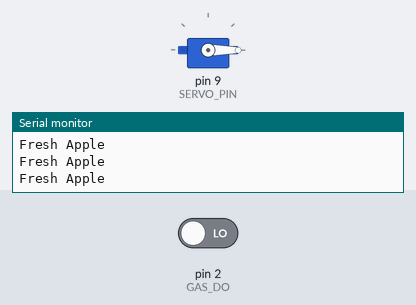
A sketch run on a simulated Arduino Uno, built with avr-gcc and run on an emulated ATmega328P. On the bench: servo, the last lines printed to the serial monitor. The inputs (shaded band) are chosen by the test bench; at power-on: pin 2 (GAS_DO) LOW.

Above: at 1.8 s.
1.9 s: pin 2 (GAS_DO) driven HIGH
At 3.2 s:
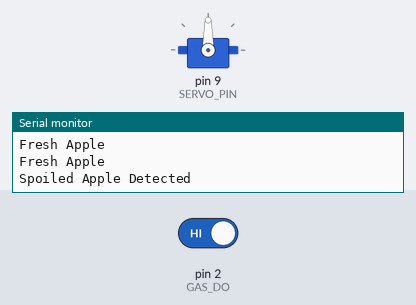
Timing chart, 0 to 10.9 s (numbered marks = the images above; inputs shaded):
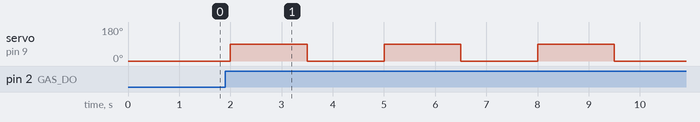

The sketch:

Fruitsgassensor.ino
```cpp
#include <Servo.h>

Servo sorter;

#define GAS_DO 2
#define SERVO_PIN 9

void setup() {
  Serial.begin(9600);

  pinMode(GAS_DO, INPUT);

  sorter.attach(SERVO_PIN);
  sorter.write(0);   // Home position

  Serial.println("Apple Sorter Ready");
}

void loop() {

  int gasState = digitalRead(GAS_DO);

  if (gasState == HIGH) {

    Serial.println("Spoiled Apple Detected");

    // Move servo to reject apple
    sorter.write(90);

    delay(1500);

    // Return to home position
    sorter.write(0);

    delay(1000);

  } else {

    Serial.println("Fresh Apple");

  }

  delay(500);
}
```

Measured:
- after the input at 1.9 s, servo on pin 9 (SERVO_PIN): alternates 90° for 1.5 s and 0° for 1.5 s, starting after 0.10 s
